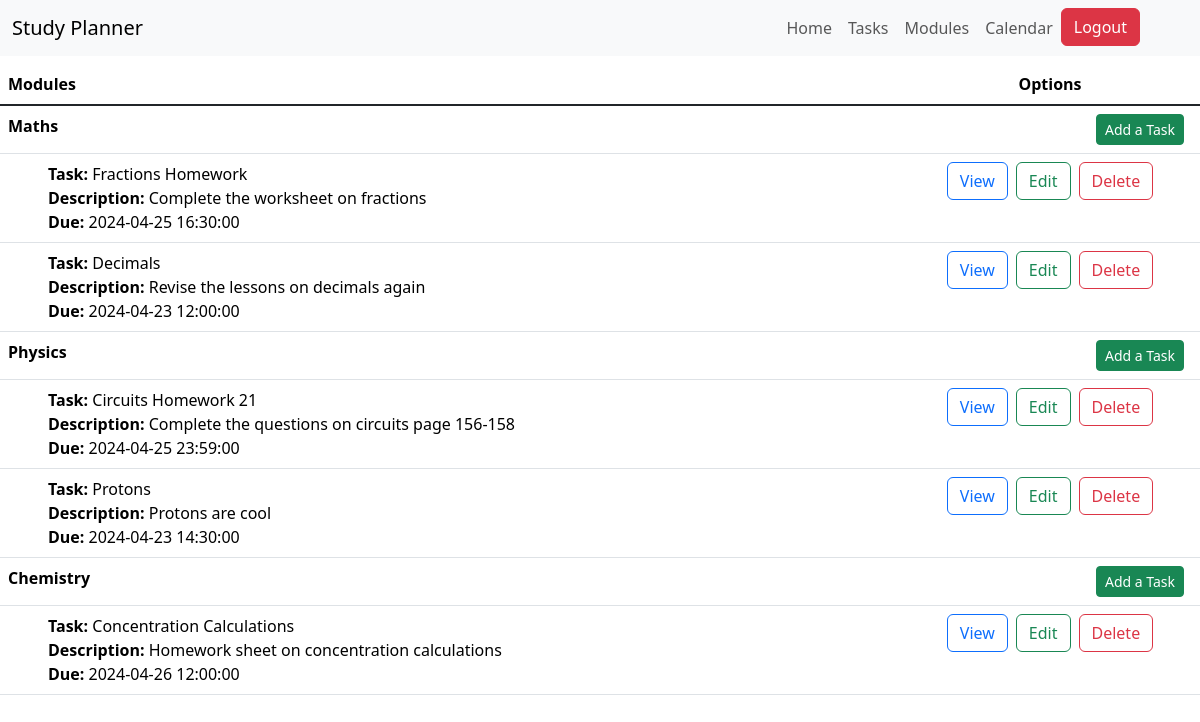
/tasks (signed in), run on an earlier commit of the app's database.
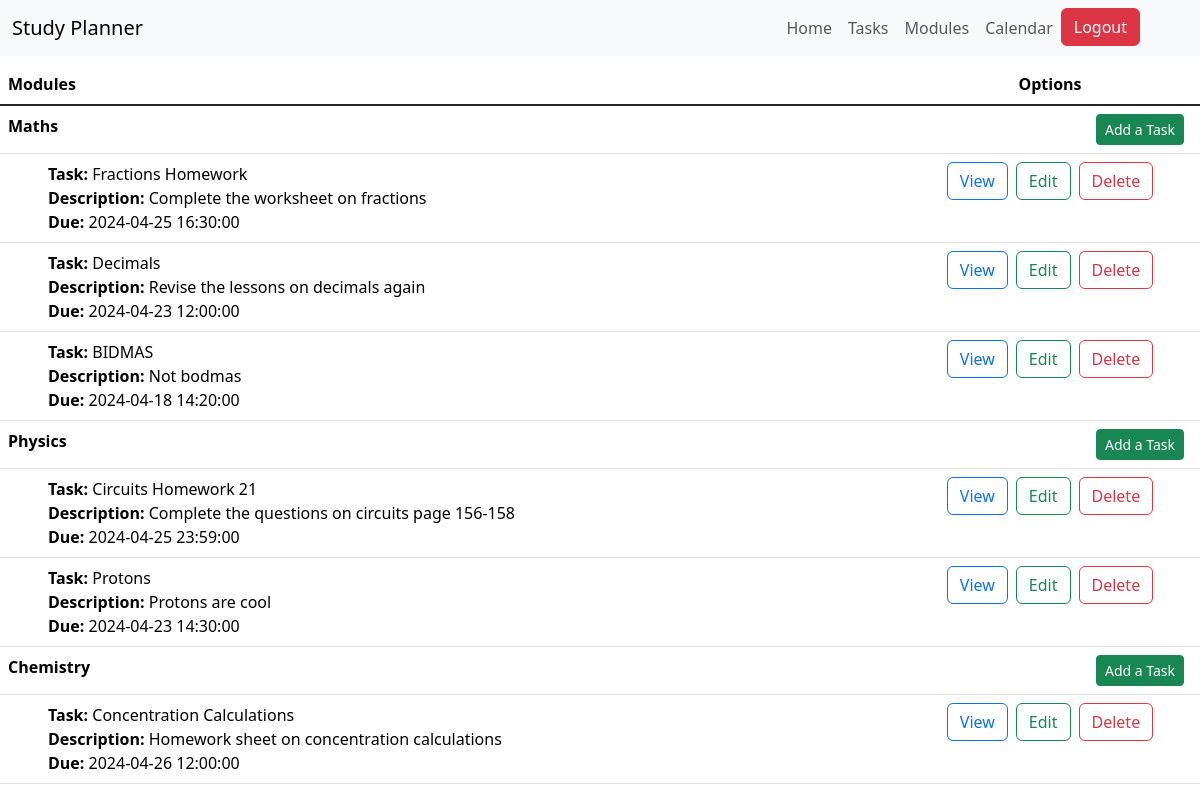
And on a later commit of the database.
### StudyPlanner/models.py (models this page shows)
class Module(db.Model):
    id = db.Column(db.Integer, primary_key=True)
    user = db.Column(db.Integer, db.ForeignKey('user.id'))
    creation_date = db.Column(db.DateTime, default= datetime.datetime.now(datetime.UTC))
    name = db.Column(db.String(100), nullable=False)
    tasks = db.relationship('Task', backref='module_tasks', primaryjoin="Module.id==Task.module", cascade="all, delete")
    events = db.relationship('Event', backref='module_events', primaryjoin="Module.id==Event.module", cascade="all, delete")

class Task(db.Model):
    id = db.Column(db.Integer, primary_key=True)
    user = db.Column(db.Integer, db.ForeignKey('user.id'))
    module = db.Column(db.Integer, db.ForeignKey('module.id', ondelete="CASCADE"))
    event = db.Column(db.Integer, db.ForeignKey('event.id'))
    name = db.Column(db.String(100), nullable=False)
    description = db.Column(db.String(256), nullable=False)
    creation_date = db.Column(db.DateTime, default= datetime.datetime.now(datetime.UTC))
    due_date = db.Column(db.DateTime, nullable=False)
    events = db.relationship('Event', backref='events', primaryjoin="Task.id==Event.task", cascade="all, delete")

### StudyPlanner/core.py (the view)
@bp.route("/tasks")
def tasksPage():
    user = current_user
    modules = user.modules
    return render_template("core/tasks.html", user=user, modules=modules)

### StudyPlanner/__init__.py (called while the page is built)
def create_app():
    app = Flask(__name__)
    app.config['SECRET_KEY'] = 'd71da3aa16a41e7005859041a8063229c1e84514118c8a41b0a03438225499e6'
    app.config['SQLALCHEMY_DATABASE_URI'] = 'sqlite:///db.sqlite'
    db.init_app(app)
    with app.app_context():
        db.create_all()
    from StudyPlanner import auth, core
    app.register_blueprint(auth.bp)
    app.register_blueprint(core.bp)
    login_manager = LoginManager()
    login_manager.login_view = 'auth.login'
    login_manager.init_app(app)
    @login_manager.user_loader
    def load_user(user_id):
        return User.query.get(int(user_id))
    return app

### StudyPlanner/templates/core/tasks.html (shortened to what this page needs)
{% extends "base.html" %}
{% block content %}
<table class="vw-100 table fixed-table-body mt-2">
    <thead>
        <tr>
            <th style="width: 75%;">Modules</th>
            <th colspan="2" class="text-center">Options</th>
        </tr>
    </thead>
    <tbody class="table-group-divider">
        {% for module in modules %}
            <tr>
                <th colspan="2">{{ module.name}}</th>
                <th class="text-end">
                    <a href="{{ url_for('core.addTask', module_id=module.id ) }}" type="button" class="btn btn-sm btn-success me-2">
                        Add a Task
                    </a>
                </th>
            </tr>
            {% for task in module.tasks %}
            <tr>
                <td class="ps-5"><strong>Task:</strong> {{ task.name }} <br> <strong>Description:</strong> {{ task.description }} <br> <strong>Due:</strong> {{ task.due_date }} </td>
                <td colspan="2">
                    <div class="d-none d-lg-flex align-items-center justify-content-center">
                        <a href="#" class="btn btn-outline-primary mx-1">
                            View
                        </a>
                        <a class="btn btn-outline-success mx-1" href="{{ url_for('core.editTask', id=task.id, author=task.user) }}">
                            Edit
                        </a>
                        <a class="btn btn-outline-danger mx-1" href="{{ url_for('core.deleteTask', id=task.id, author=task.user) }}">
                            Delete
                        </a>
                    </div>
                </td>
            </tr>
            {% endfor %}
        {% endfor %}
    </tbody>
</table>
{% endblock %}

### StudyPlanner/templates/base.html (shortened to what this page needs)
<!doctype html>
<html lang="en">
  <head>
    <link href="https://cdn.jsdelivr.net/npm/bootstrap@5.3.3/dist/css/bootstrap.min.css" rel="stylesheet">
    <link rel="stylesheet" href="https://cdn.jsdelivr.net/npm/bootstrap-icons@1.11.3/font/bootstrap-icons.min.css">
    <nav class="navbar navbar-expand-lg bg-body-tertiary">
        <div class="container-fluid">
          <a class="navbar-brand" href="/">Study Planner</a>
          <div class="collapse navbar-collapse" id="navbarNavAltMarkup">
            <div class="navbar-nav ms-auto me-5">
              {% if current_user.is_authenticated %}
              <a class="nav-link" aria-current="page" href="/">Home</a>
              <a class="nav-link" href="{{ url_for('core.tasksPage')}}">Tasks</a>
              <a class="nav-link" href="{{ url_for('core.modulesPage')}}">Modules</a>
              <a class="nav-link" href="{{ url_for('core.calendarPage')}}">Calendar</a>
              <div>
                <a class="btn btn-danger" href="{{ url_for('auth.logout')}}">Logout</a>
              </div>
              {% else %}
              <a class="btn btn-primary mx-1" href="{{ url_for('auth.login')}}">Login</a>
              <a class="btn btn-success mx-1" href="{{ url_for('auth.register')}}">Sign Up</a>
              {% endif %}
            </div>
          </div>
        </div>
      </nav>
  </head>
  <body style="height: 100vh;">
    {% block content %}
    {% endblock %}
  </body>
</html>

What changed in the data, as far as the page shows it:
added Task: name "BIDMAS", description "Not bodmas", due_date "2024-04-18 14:20:00", shown under Module "Maths"
